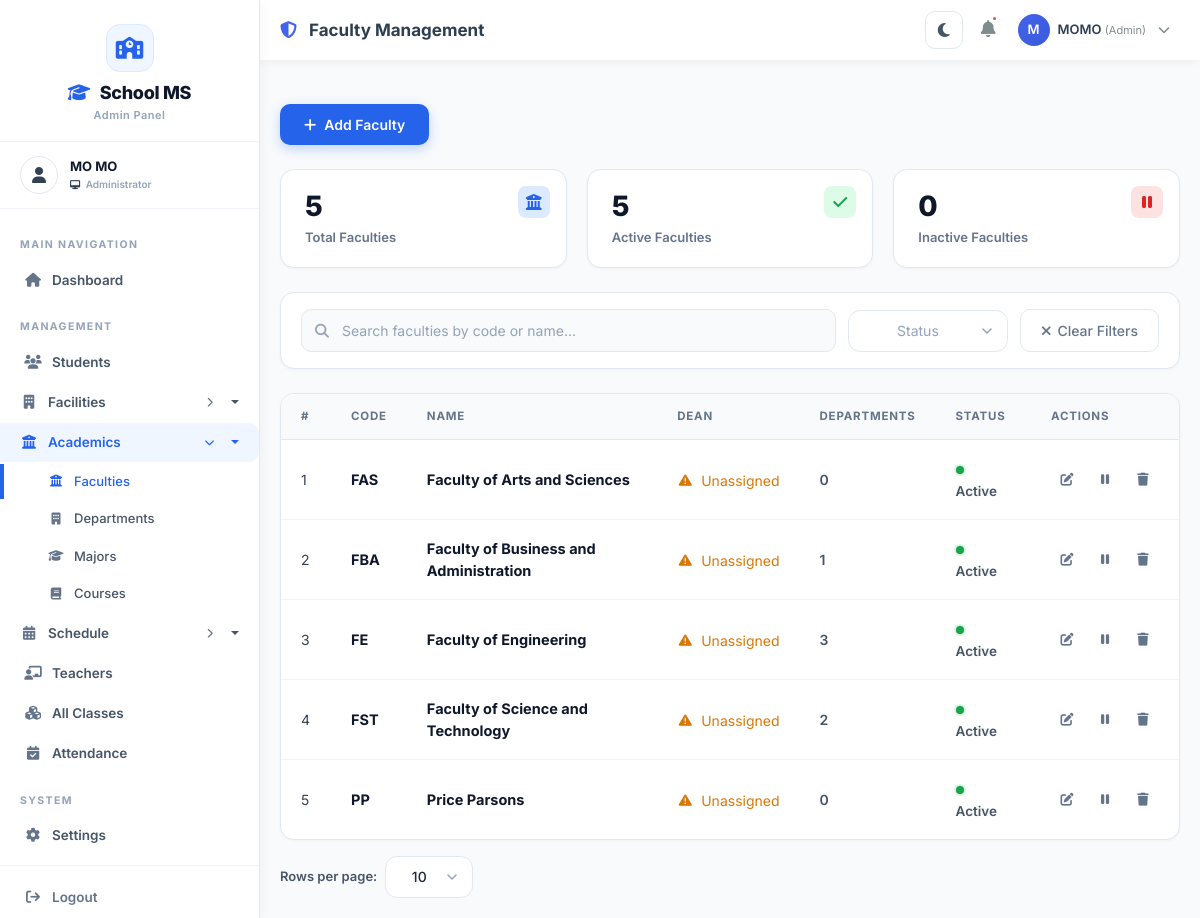
Page /courses/faculties/ (signed in) on the earlier database version.
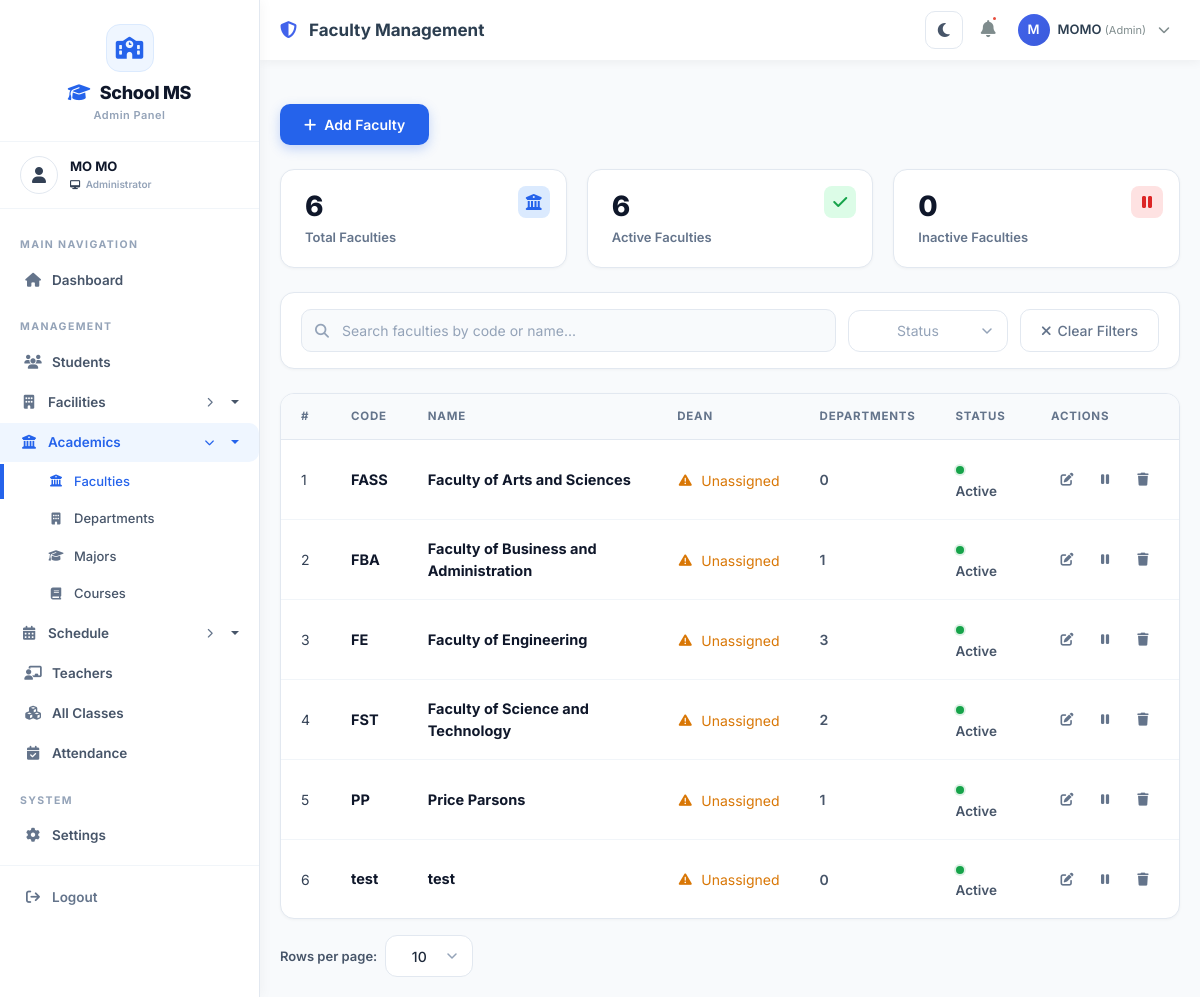
Same page on the later database version.
### courses/models.py (models this page shows, shortened)
class Faculty(models.Model):
    name = models.CharField(max_length=200)
    code = models.CharField(max_length=20, unique=True)
    description = models.TextField(blank=True, null=True)
    dean = models.ForeignKey(Teacher, on_delete=models.SET_NULL, null=True, blank=True, related_name='faculties')
    is_active = models.BooleanField(default=True)
    created_at = models.DateTimeField(auto_now_add=True)
    updated_at = models.DateTimeField(auto_now=True)
    class Meta:
        verbose_name_plural = "Faculties"
        ordering = ['name']

### courses/views.py (the view, shortened to what this page needs)
# urls.py: path('faculties/', views.faculty_list, name='faculty_list'),
@login_required
@admin_required
def faculty_list(request):
    faculties = Faculty.objects.all()
    form = FacultySearchForm(request.GET or None)
    per_page = request.GET.get('per_page', '10')
    try:
        per_page = int(per_page)
    except (TypeError, ValueError):
        per_page = 10
    if per_page not in (5, 10, 20):
        per_page = 10
    paginator = Paginator(faculties, per_page)
    page = request.GET.get('page')
    faculties_page = paginator.get_page(page)
    context = {
        'faculties': faculties_page,
        'per_page': per_page,
        'form': form,
        'total': Faculty.objects.count(),
        'active': Faculty.objects.filter(is_active=True).count(),
        'inactive': Faculty.objects.filter(is_active=False).count(),
    }
    return render(request, 'Backend/admin/faculty/faculty_list.html', context)

### courses/forms.py
class FacultySearchForm(forms.Form):
    search = forms.CharField(
        required=False,
        widget=forms.TextInput(attrs={'class': 'form-control', 'placeholder': 'Search by name or code...'})
    )
    status = forms.ChoiceField(
        choices=[('', 'All Status'), ('active', 'Active'), ('inactive', 'Inactive')],
        required=False,
        widget=forms.Select(attrs={'class': 'form-control'})
    )

### classes/context_processors.py (called while the page is built)
def sidebar_counts(request):
    return {
        'total_buildings': Building.objects.filter(is_active=True).count(),
        'total_floors': Floor.objects.filter(is_active=True).count(),
        'total_rooms': Room.objects.filter(is_active=True).count(),
        'total_terms': Term.objects.filter(is_active=True).count(),
        'total_timeslots': TimeSlot.objects.filter(is_active=True).count(),
    }

### templates/Backend/admin/faculty/faculty_list.html (shortened to what the changed rows need)
{% extends 'Backend/layouts/admin_layout.html' %}
{% load static %}
{% block content %}
<div class="kpi-grid">
    <div class="kpi-card">
        <div class="kpi-badge blue">
            <i class="fas fa-university"></i>
        </div>
        <div class="kpi-number" id="totalCount">{{ total|default:0 }}</div>
        <div class="kpi-label">Total Faculties</div>
    </div>
    <div class="kpi-card">
        <div class="kpi-badge green">
            <i class="fas fa-check"></i>
        </div>
        <div class="kpi-number" id="activeCount">{{ active|default:0 }}</div>
        <div class="kpi-label">Active Faculties</div>
    </div>
</div>
<div class="table-container">
    <div class="table-responsive">
        <table class="data-table">
            <thead>
                <tr>
                    <th style="width: 50px;">#</th>
                    <th>Code</th>
                    <th>Name</th>
                    <th>Dean</th>
                    <th>Departments</th>
                    <th>Status</th>
                    <th style="width: 120px;">Actions</th>
                </tr>
            </thead>
            <tbody id="tableBody">
                {% for faculty in faculties %}
                <tr class="faculty-row" data-code="{{ faculty.code|lower }}" data-name="{{ faculty.name|lower }}"
                    data-status="{% if faculty.is_active %}active{% else %}inactive{% endif %}">
                    <td>{{ forloop.counter }}</td>
                    <td>
                        <span class="row-title">{{ faculty.code }}</span>
                    </td>
                    <td>
                        <span class="row-title">{{ faculty.name }}</span>
                    </td>
                    <td>
                        {% if faculty.dean %}
                        <span class="icon-text"><i class="fas fa-user"></i> {{ faculty.dean.get_full_name }}</span>
                        {% else %}
                        <span class="icon-text unassigned"><i class="fas fa-exclamation-triangle"></i> Unassigned</span>
                        {% endif %}
                    </td>
                    <td>
                        <span style="font-weight: 600; color: #475569;">{{ faculty.departments.count }}</span>
                    </td>
                    <td>
                        <span class="status-text">
                            <span class="status-dot {% if faculty.is_active %}active{% else %}inactive{% endif %}"></span>
                            {% if faculty.is_active %}Active{% else %}Inactive{% endif %}
                        </span>
                    </td>
                    <td>
                        <div class="action-icons">
                            <a href="{% url 'courses:faculty_edit' faculty.pk %}" class="action-icon edit" title="Edit" data-bs-toggle="tooltip">
                                <i class="fas fa-edit"></i>
                            </a>
                            <a href="{% url 'courses:faculty_toggle_status' faculty.pk %}" class="action-icon toggle" title="Toggle Status" data-bs-toggle="tooltip" onclick="return confirm('Are you sure?')">
                                <i class="fas {% if faculty.is_active %}fa-pause{% else %}fa-play{% endif %}"></i>
                            </a>
                            <a href="{% url 'courses:faculty_delete' faculty.pk %}" class="action-icon delete" title="Delete" data-bs-toggle="tooltip" onclick="return confirm('Are you sure you want to delete this faculty?')">
                                <i class="fas fa-trash"></i>
                            </a>
                        </div>
                    </td>
                </tr>
                {% endfor %}
            </tbody>
        </table>
    </div>
</div>
{% endblock %}

Differences in the rows shown:
changed Faculty "Faculty of Arts and Sciences": code "FAS" → "FASS"
computed for Faculty "PP": departments.count "0" → "1"
added Faculty: code "test", name "test", shows "Unassigned", departments.count "0", is_active True (drawn)
Other differences:
{{ total|default:0 }}: "5" → "6"
{{ active|default:0 }}: "5" → "6"
